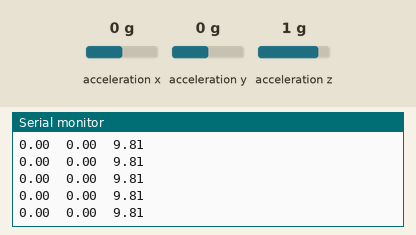
The sketch below on a simulated Arduino Uno, built with avr-gcc and run on an emulated ATmega328P. Parts: the last lines printed to the serial monitor. The test bench sets the inputs (shaded band); at power-on: acceleration z 1 g, acceleration x 0 g, acceleration y 0 g.

Above: at 1.2 s.
1.3 s: acceleration z set to 1.4 g
At 1.9 s:
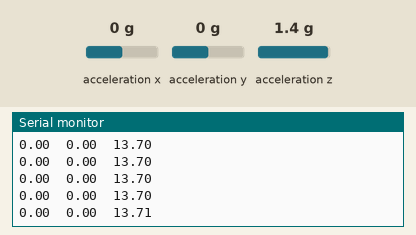
4.3 s: acceleration z set to -1.4 g
At 5.2 s:
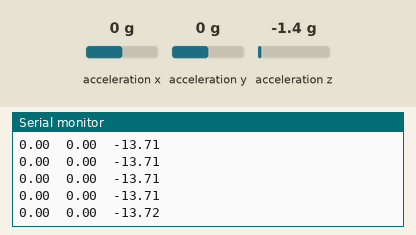
7.3 s: acceleration x set to -1.4 g
At 8.4 s:
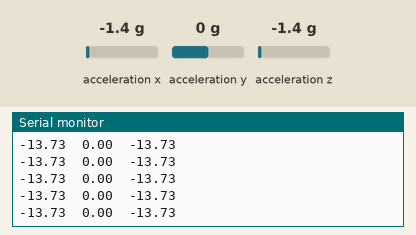
8.8 s: acceleration y set to -1.4 g
At 9.3 s:
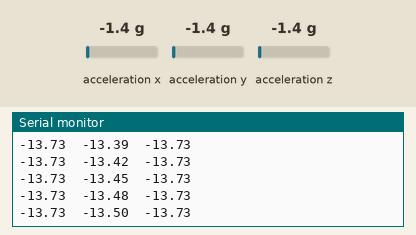
10.3 s: acceleration y set to 0.8 g
At 11.4 s:
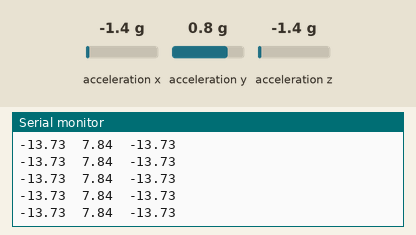
Timing chart, 0 to 13.3 s (numbered marks = the images above; inputs shaded):
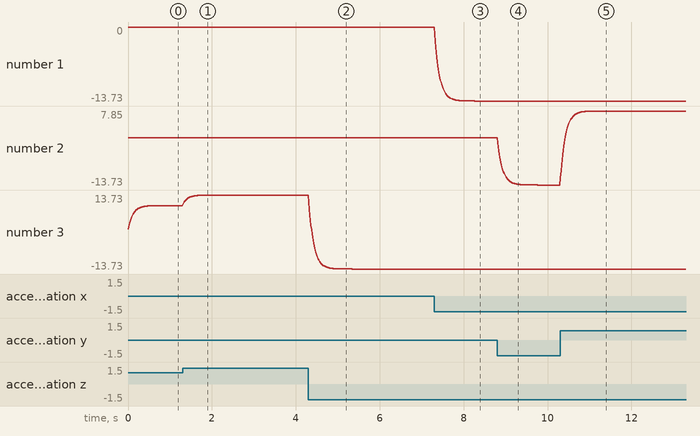

The sketch:

acc_only.ino
```cpp
#include <SoftwareSerial.h>
#include <Wire.h>
#include <Adafruit_MMA8451.h>
#include <Adafruit_Sensor.h>


Adafruit_MMA8451 mma = Adafruit_MMA8451();


void setup()
{
  Serial.begin(115200);

  Serial.println("Adafruit MMA8451 test!");
  if (! mma.begin()) {
    Serial.println("Couldnt start");
    while (1);
  }
  //Serial.println("MMA8451 found!");
  mma.setRange(MMA8451_RANGE_2_G);
  Serial.print("Range = "); Serial.print(2 << mma.getRange());
  Serial.println("G");
}


//////////////////////////////////////////////////////


uint32_t timer = millis();
float acc_xs = 0;float acc_ys = 0;float acc_zs = 0;
void loop() {


  if (timer > millis())  timer = millis();

  if (millis() - timer > 1000) {
    timer = millis();
  }

  sensors_event_t event;
  mma.getEvent(&event);
  acc_xs = 0.9*acc_xs + 0.1*event.acceleration.x;
  acc_ys = 0.9*acc_ys + 0.1*event.acceleration.y;
  acc_zs = 0.9*acc_zs + 0.1*event.acceleration.z;
  //Serial.print("(acc,");
  //Serial.print(event.acceleration.x); Serial.print("\t");
  Serial.print(acc_xs); Serial.print("\t");
  Serial.print(acc_ys); Serial.print("\t");
  Serial.print(acc_zs); Serial.print("\t");
  //Serial.print(event.acceleration.y); Serial.print("\t");
  //Serial.println(event.acceleration.z); //Serial.print(")");
  Serial.println();
  delay(1000/100);

}
```

Measured:
- after the input at 1.3 s, the serial monitor: prints a new line at once (image 1)
- after the input at 4.3 s, the serial monitor: prints a new line at once (image 2)
- after the input at 7.3 s, the serial monitor: prints a new line at once (image 3)
- after the input at 8.8 s, the serial monitor: prints a new line at once (image 4)
- plotted number 3: 9.81 → 13.73 after the input at 1.3 s, 13.73 → -13.73 after the input at 4.3 s
